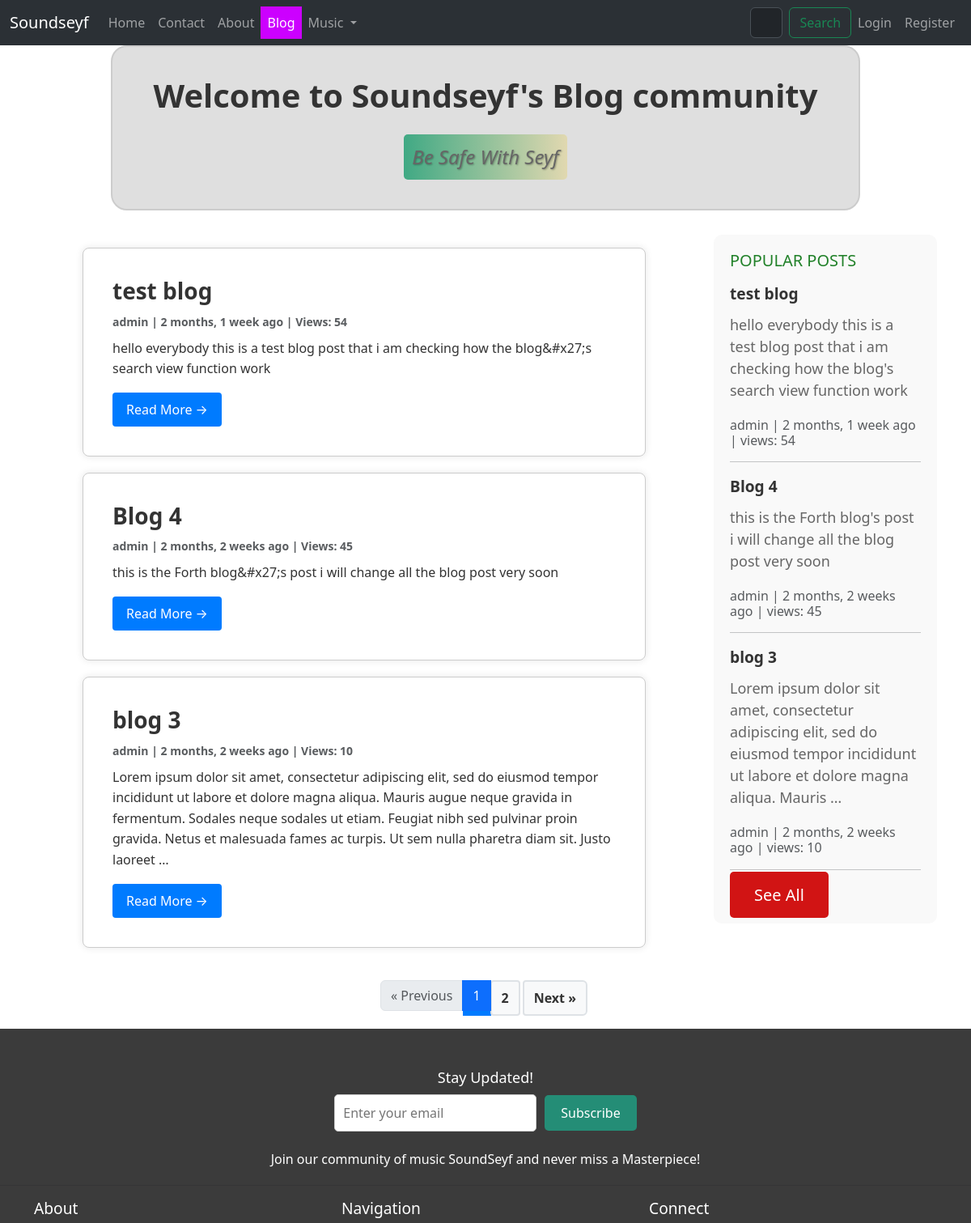
The page /blog/ (upper part) on the database as committed earlier.
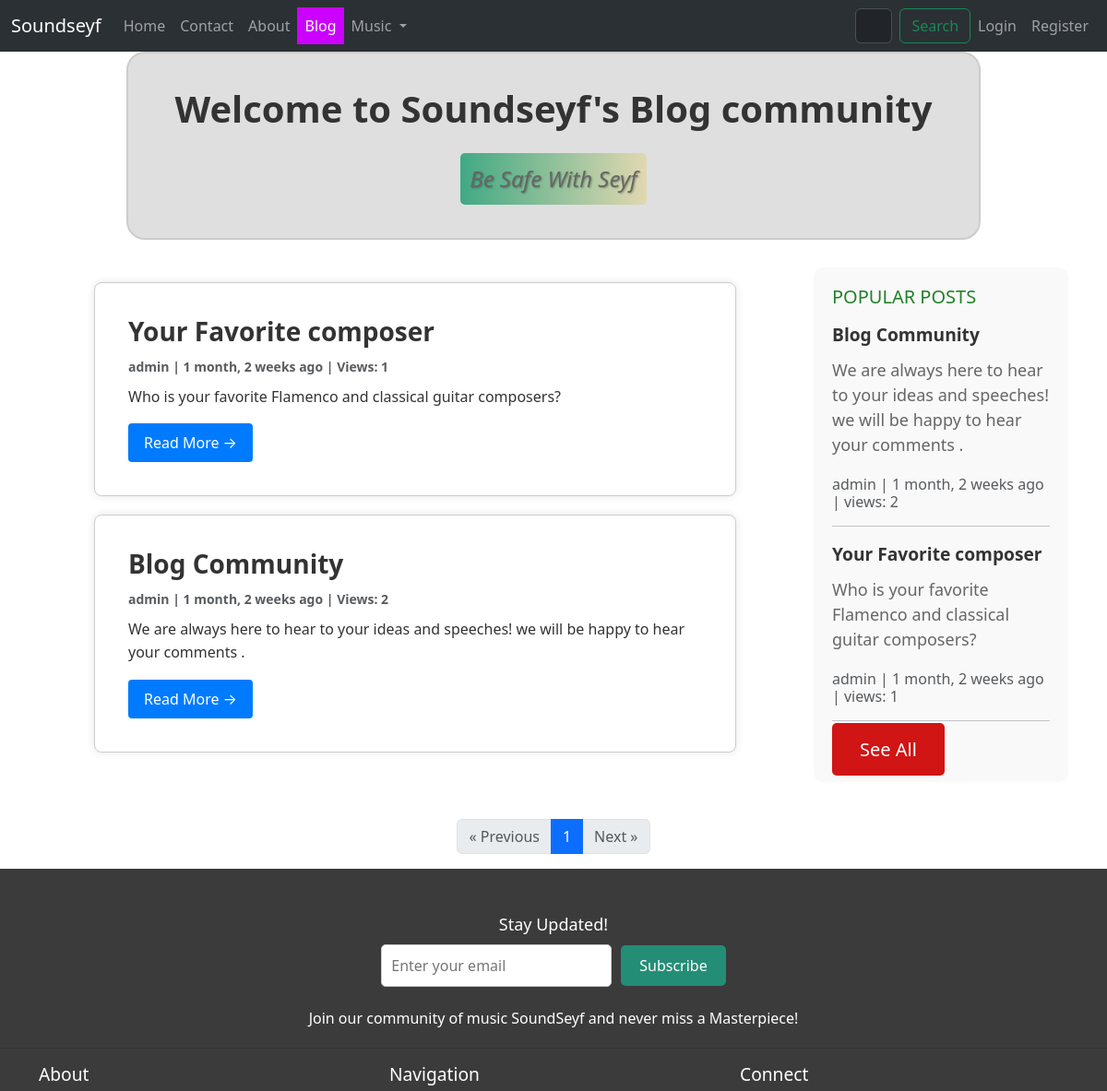
The same page on the database as committed later.
### blog/models.py (models this page shows, shortened)
class Post(models.Model):
    title = models.CharField(max_length=255,unique=True)
    slug = models.SlugField(max_length=255,unique=True)
    author = models.ForeignKey(User,on_delete=models.CASCADE,null=True)
    content = models.TextField(null=True,blank=True)
    created_on = models.DateTimeField(auto_now_add=True)
    updated_on = models.DateTimeField(auto_now=True)
    published_on = models.DateTimeField(null=True)
    status = models.CharField(max_length=255,choices=STATUS_CHOICES)
    counted_views = models.IntegerField(default=0)
    login_required = models.BooleanField(default=False)
    class Meta:
        ordering = ['-created_on']

### blog/views.py (the view)
# urls.py: path('',views.PostList.as_view(),name="blog-home"),
class PostList(generic.ListView):
    now = timezone.now()
    queryset = Post.objects.filter(status='p' , published_on__lte=now).order_by('-created_on')
    context_object_name = 'post_list'
    paginate_by = 3
    template_name = "blog/blog-home.html"

### blog/templatetags/blog-tags.py (called while the page is built)
@register.inclusion_tag('blog/sidebar.html')
def popularpost():
    popularposts = Post.objects.all().order_by('-counted_views')[:3]
    return  {"popularposts":popularposts}

### templates/blog/blog-home.html (shortened to what the changed rows need)
{% load humanize %}
{% load blog-tags %}
<!DOCTYPE html>
<html lang="en">
<head>
    <link href="https://cdn.jsdelivr.net/npm/bootstrap@5.3.3/dist/css/bootstrap.min.css" rel="stylesheet"
>
<body data-bs-theme="light">
    <div class="container post-container">
        <div class="row">
            <div class="col-md-8 mt-3">
                {% for post in post_list %}
                <div class="card post-card">
                    <div class="card-body">
                        <h2 class="card-title post-title">{{ post.title }}</h2>
                        <p class="card-text text-muted post-meta" style="font-weight: bold;">{{ post.author }} | {{ post.created_on|naturaltime }}
                            | Views: {{ post.counted_views }}</p>
                        <p class="card-text post-content">{{ post.content|truncatewords_html:50 }}</p>
                        <a href="{% url 'blog:blog-single' post.slug %}" class="btn read-more-btn">Read More &rarr;</a>
                    </div>
                </div>
                {% endfor %}
            </div>
        {% popularpost %}
        </div>
    </div>
    <div class="pagination-container">
        <nav aria-label="Page navigation">
            <ul class="pagination">
                {% for num in paginator.page_range %}
                {% if num == page_obj.number %}
                <li class="page-item active pagination-current"><span class="page-link">{{ num }}</span></li>
                {% else %}
                <li class="page-item"><a href="?page={{ num }}" class="page-link pagination-link">{{ num }}</a></li>
                {% endif %}
                {% endfor %}
                {% if page_obj.has_next %}
                <li class="page-item"><a href="?page={{ page_obj.next_page_number }}" class="page-link">Next &raquo;</a>
                </li>
                {% else %}
                <li class="page-item disabled pagination-disabled"><span class="page-link">Next &raquo;</span></li>
                {% endif %}
            </ul>
        </nav>
    </div>
</body>
</html>

### templates/blog/sidebar.html (shortened to what this page needs)
{% load static %}
{% load humanize %}
<!DOCTYPE html>
<html lang="en">
<head>
</head>
<body>
    <div class="sidebar">
        <div class="sidebar-widget">
            <h4>POPULAR POSTS</h4>
            <ul class="popular-posts-list">
                {% for post in popularposts %}
                <li style="font-weight: bolder;"><a href="{% url 'blog:blog-single' post.slug %}">{{ post.title }}</a>
                </li>
                <div class="blog-snippet">{{ post.content|truncatewords:20 }}</div>
                <p class="card-text text-muted h6">{{ post.author }} | {{post.created_on|naturaltime }} | views:
                    {{post.counted_views}}</p>
                <hr>
                {% endfor %}
            </ul>
            <a href="{% url 'blog:blog-home' %}" class="see-all-button">See All</a>
        </div>
    </div>
</body>
</html>

Rows that differ between the two databases and show on the page:
removed Post: title "test blog", author "admin", created_on "2 months, 1 week ago", counted_views "54", content "hello everybody this is a test blog post that i am checking how the blog&#x27;s search view function work", content "hello everybody this is a test blog post that i am checking how the blog's search view function work"
removed Post: title "Blog 4", author "admin", created_on "2 months, 2 weeks ago", counted_views "45", content "this is the Forth blog&#x27;s post i will change all the blog post very soon", content "this is the Forth blog's post i will change all the blog post very soon"
removed Post: title "blog 3", author "admin", created_on "2 months, 2 weeks ago", counted_views "10", content "Lorem ipsum dolor sit amet, consectetur adipiscing elit, sed do eiusmod tempor incididunt ut labore et dolore magna aliqua. Mauris augue neque gravida in fermentum. Sodales neque sodales ut etiam. Feugiat nibh sed pulvinar proin gravida. Netus et malesuada fames ac turpis. Ut sem nulla pharetra diam sit. Justo laoreet …", content "Lorem ipsum dolor sit amet, consectetur adipiscing elit, sed do eiusmod tempor incididunt ut labore et dolore magna aliqua. Mauris …"
added Post: title "Your Favorite composer", author "admin", created_on "1 month, 2 weeks ago", counted_views "1", content "Who is your favorite Flamenco and classical guitar composers?"
added Post: title "Blog Community", author "admin", created_on "1 month, 2 weeks ago", counted_views "2", content "We are always here to hear to your ideas and speeches! we will be happy to hear your comments ."
Other text that changed with them:
list line gone: "2"
